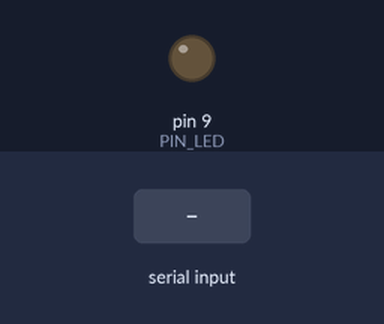
A sketch run on a simulated Arduino Uno, built with avr-gcc and run on an emulated ATmega328P. Shown: output pins drawn as LEDs (lit = HIGH). The test bench sets the inputs (shaded band). What the sketch prints to the serial monitor is not drawn.

Above: at 1.2 s.
1.3 s: "a" received over Serial
At 2.3 s:
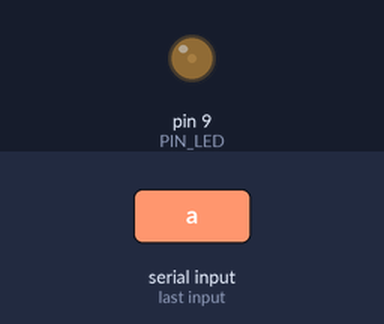
2.8 s: "a" received over Serial
At 3.5 s:
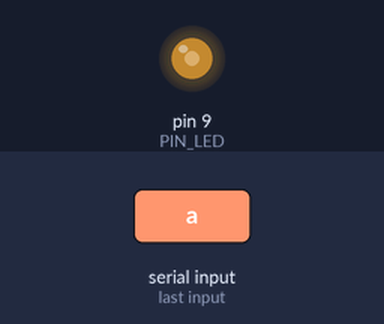
Timing chart, 0 to 5.8 s (numbered marks = the images above; inputs shaded):
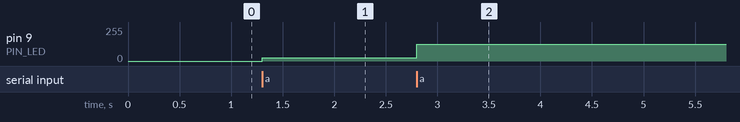

Measured:
- after the input at 1.3 s, pin 9 (PIN_LED): 0/255 → 25/255 at once
- after the input at 2.8 s, pin 9 (PIN_LED): 25/255 → 125/255 at once

The sketch:

001MealyMachine_LedControl.ino
```cpp
/*
 * This application use Mealy machine to implement an LED Control
 * changing intensity by PWM signal
 *
 * Nested Switch method is used to implement state machine handler
 *
 */


#define PIN_LED 9

#define LIGHT_BRIGHT_LOW   25
#define LIGHT_BRIGHT_MED   125
#define LIGHT_BRIGHT_HIGH  255
#define LIGHT_BRIGHT_OFF   0

enum event{
  ON,
  OFF
};

typedef enum {
  LIGHT_OFF,
  LIGHT_LOW,
  LIGHT_MEDIUM,
  LIGHT_HIGH
}light_state_t;

light_state_t curr_state = LIGHT_OFF;


void light_state_machine(uint8_t event);
void light_change_intensity(uint8_t pin, uint8_t intensity);

void setup() {
  // put your setup code here, to run once:
  Serial.begin(115200);
  Serial.println("Light Application Test");
  Serial.println("-------------------------");
  Serial.println("Send 'a' for ON or 'k' for OFF ");
}

void loop() {
  uint8_t event;
  // put your main code here, to run repeatedly:
  if(Serial.available() > 0){
    event = Serial.read();
    if(event == 'a'){
      light_state_machine(ON);
    }else if(event == 'k'){
      light_state_machine(OFF);
    }
  }

}

void light_state_machine(uint8_t event)
{

  switch(curr_state)
  {
    case LIGHT_OFF:{
      switch(event){
        case ON:{
          light_change_intensity(PIN_LED,LIGHT_BRIGHT_LOW);
          curr_state = LIGHT_LOW;
          break;
        }
      }
      break;
    }
    case LIGHT_LOW:{
      switch(event){
        case ON:{
          light_change_intensity(PIN_LED,LIGHT_BRIGHT_MED);
          curr_state = LIGHT_MEDIUM;
          break;
        }
        case OFF:{
          light_change_intensity(PIN_LED,LIGHT_BRIGHT_OFF);
          curr_state = LIGHT_OFF;
          break;
        }
      }
      break;
    }
    case LIGHT_MEDIUM:{
      switch(event){
        case ON:{
          light_change_intensity(PIN_LED,LIGHT_BRIGHT_HIGH);
          curr_state = LIGHT_HIGH;
          break;
        }
        case OFF:{
          light_change_intensity(PIN_LED,LIGHT_BRIGHT_OFF);
          curr_state = LIGHT_OFF;
          break;
        }
      }
      break;
    }
    case LIGHT_HIGH:{
      switch(event){
        case ON:{
          light_change_intensity(PIN_LED,LIGHT_BRIGHT_LOW);
          curr_state = LIGHT_LOW;
          break;
        }
        case OFF:{
          light_change_intensity(PIN_LED,LIGHT_BRIGHT_OFF);
          curr_state = LIGHT_OFF;
          break;
        }
      }
      break;
    }
  }
}

void light_change_intensity(uint8_t pin, uint8_t intensity)
{
  analogWrite(pin,intensity);
}
```
